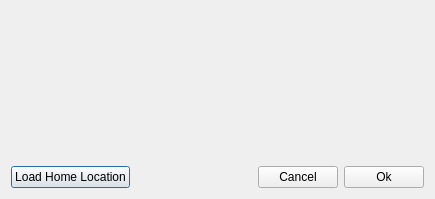
<?xml version="1.0" encoding="UTF-8"?>
<ui version="4.0">
 <class>LocationDialog</class>
 <widget class="QDialog" name="LocationDialog">
  <property name="geometry">
   <rect>
    <x>0</x>
    <y>0</y>
    <width>435</width>
    <height>199</height>
   </rect>
  </property>
  <property name="windowTitle">
   <string>Set Location</string>
  </property>
  <layout class="QVBoxLayout" name="verticalLayout">
   <item>
    <widget class="LocationWidget" name="locationEdit" native="true"/>
   </item>
   <item>
    <spacer name="verticalSpacer">
     <property name="orientation">
      <enum>Qt::Vertical</enum>
     </property>
     <property name="sizeHint" stdset="0">
      <size>
       <width>20</width>
       <height>25</height>
      </size>
     </property>
    </spacer>
   </item>
   <item>
    <layout class="QHBoxLayout" name="horizontalLayout_2">
     <item>
      <widget class="QPushButton" name="loadHomeButton">
       <property name="text">
        <string>Load Home Location</string>
       </property>
      </widget>
     </item>
     <item>
      <spacer name="horizontalSpacer">
       <property name="orientation">
        <enum>Qt::Horizontal</enum>
       </property>
       <property name="sizeHint" stdset="0">
        <size>
         <width>40</width>
         <height>20</height>
        </size>
       </property>
      </spacer>
     </item>
     <item>
      <widget class="QPushButton" name="cancelButton">
       <property name="text">
        <string>Cancel</string>
       </property>
      </widget>
     </item>
     <item>
      <widget class="QPushButton" name="okButton">
       <property name="text">
        <string>Ok</string>
       </property>
      </widget>
     </item>
    </layout>
   </item>
  </layout>
  <zorder>verticalSpacer</zorder>
  <zorder>locationEdit</zorder>
 </widget>
 <customwidgets>
  <customwidget>
   <class>LocationWidget</class>
   <extends>QWidget</extends>
   <header>locationWidget.h</header>
   <container>1</container>
  </customwidget>
 </customwidgets>
 <resources/>
 <connections/>
</ui>
